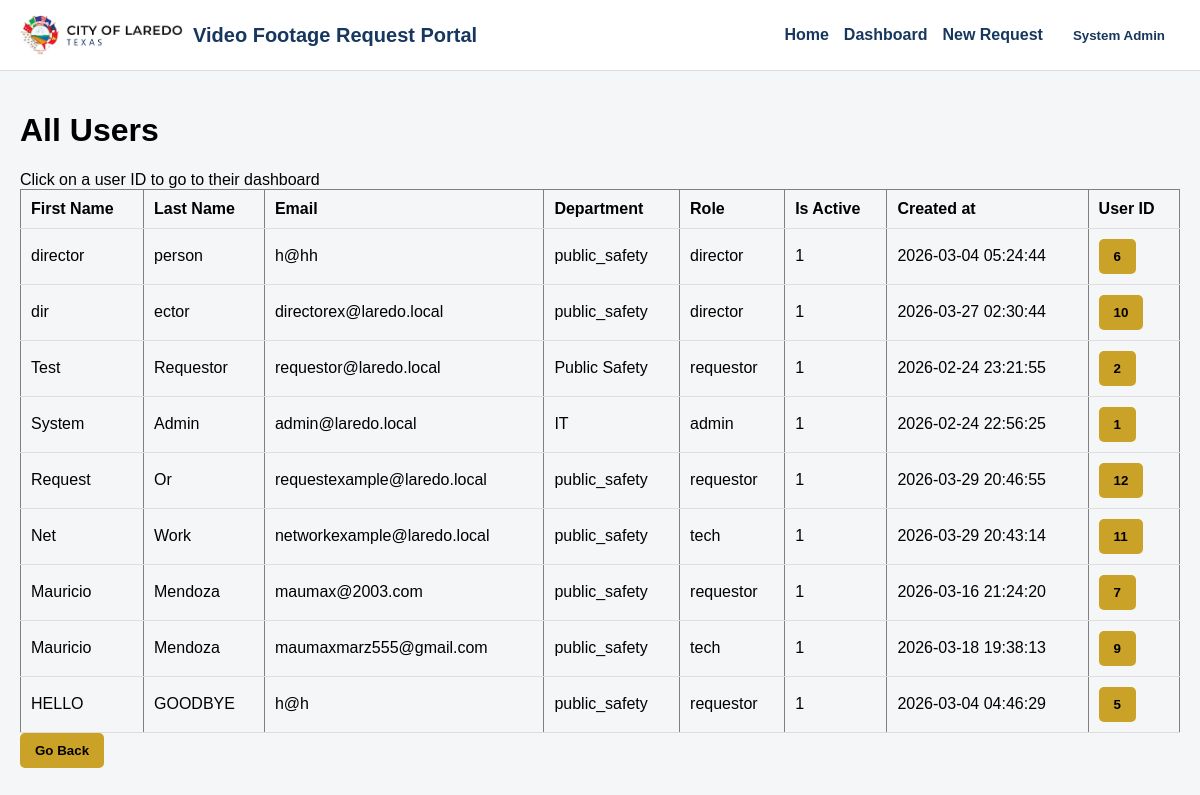
Before: /admin/all_users (signed in) with the older database file.
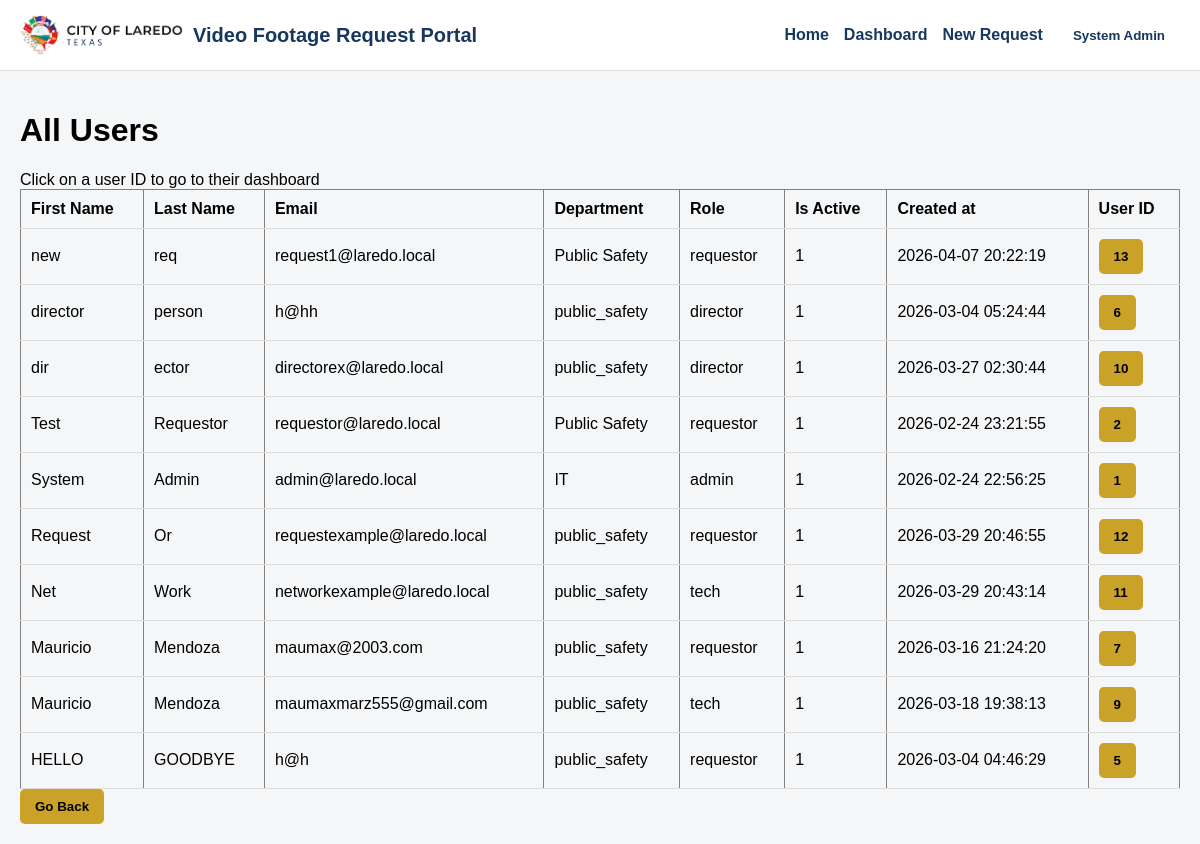
After: the same page with the newer database file.
### tables this page shows
CREATE TABLE users (
  id INTEGER PRIMARY KEY AUTOINCREMENT,
  first_name TEXT NOT NULL,
  last_name  TEXT NOT NULL,
  email      TEXT NOT NULL UNIQUE,
  password_hash TEXT NOT NULL,
  role TEXT NOT NULL CHECK (role IN ('requestor','director','tech','admin')),
  department TEXT,
  is_active INTEGER NOT NULL DEFAULT 1,
  created_at TEXT NOT NULL DEFAULT (datetime('now')),
  updated_at TEXT NOT NULL DEFAULT (datetime('now'))
, employee_id TEXT, division TEXT, job_title TEXT);

### app.py (the view)
    @app.route("/admin/all_users")
    @login_required
    @role_required("admin")
    def all_users():
        db = get_db()
        rows = db.execute(
            """
            SELECT first_name, last_name, email, department, role, is_active, created_at, id
            FROM users
            ORDER BY first_name DESC
            """
        ).fetchall()
        return render_template("all_users.html", users=rows)

### auth.py (called while the page is built)
def login_required(view):
    @wraps(view)
    def wrapped(*args, **kwargs):
        if session.get("user_id") is None:
            return redirect(url_for("login"))
        return view(*args, **kwargs)
    return wrapped

def role_required(*roles):
    def decorator(view):
        @wraps(view)
        def wrapped(*args, **kwargs):
            if session.get("user_id") is None:
                return redirect(url_for("login"))
            if session.get("role") not in roles:
                flash("You do not have permission to access that page.", "error")
                log_action("ACCESS_DENIED")
                return redirect(url_for("dashboard"))
            return view(*args, **kwargs)
        return wrapped
    return decorator

### db.py (called while the page is built)
def get_db():
    if "db" not in g:
        g.db = sqlite3.connect(current_app.config["DATABASE"])
        g.db.row_factory = sqlite3.Row
        g.db.execute("PRAGMA foreign_keys = ON;")
    return g.db

### templates/all_users.html (shortened to what this page needs)
{%extends "base.html"%}
{%block content%}
    <h1>All Users</h1>
    <div>
        <a>Click on a user ID to go to their dashboard</a>
    </div>
    {%if users%}
        <table border="1" cellpadding="6">
            <tr>
                <th>First Name</th>
                <th>Last Name</th>
                <th>Email</th>
                <th>Department</th>
                <th>Role</th>
                <th>Is Active</th>
                <th>Created at</th>
                <th>User ID</th>
            </tr>
            {% for r in users %}
                {% if r["role"] == requestor %}
                    {% set goto_link='requestor_dashboard' %}
                {% else %}
                    {% set goto_link = 'tech_dashboard' %}
                {% endif %}
                <tr>
                    <td>{{r["first_name"]}}</td>
                    <td>{{r["last_name"]}}</td>
                    <td>{{r["email"]}}</td>
                    <td>{{r["department"]}}</td>
                    <td>{{r["role"]}}</td>
                    <td>{{r["is_active"]}}</td>
                    <td>{{r["created_at"]}}</td>
                    <td>
                        <a href="{{url_for(goto_link)}}">
                            <button type="button">{{r["id"]}}</button>
                        </a>
                    </td>
                </tr>
            {% endfor %}
        </table>
    {%else%}
        <p>No active users</p>
    {%endif%}
    <a href="{{url_for('admin_dashboard')}}">
        <button type="button">Go Back</button>
    </a>
{%endblock%}

### templates/base.html (shortened to what this page needs)
<!DOCTYPE html>
<html lang="en">
<head>
</head>
<body>
    <div class="header">
        <div class="brand">
            <img src="{{ url_for('static', filename='laredo_logo.png') }}" alt="City of Laredo" style="height:40px;">
            <span>Video Footage Request Portal</span>
        </div>
        {% if current_user %}
<div class="nav">
    <a href="/">Home</a>
    <a href="{{ url_for('requestor_dashboard') }}">Dashboard</a>
    <a href="{{ url_for('new_request') }}">New Request</a>
    <div class="user-menu" id="userMenu">
        <button type="button" class="user-toggle" onclick="toggleUserMenu()">
            {{ current_user["first_name"] }} {{ current_user["last_name"] }}
        </button>
    </div>
</div>
{% endif %}
    </div>
    <div class="{% block container_class %}container{% endblock %}">
        {% block content %}{% endblock %}
    </div>
</body>
</html>

### templates/base.html (style rules this page uses)
body { margin: 0; font-family: Arial, sans-serif; background: #f4f6f8; }
.header { background: white; padding: 15px 20px; display: flex; justify-content: space-between; align-items: center; border-bottom: 1px solid #ddd; }
.brand { font-weight: bold; color: #17375e; font-size: 20px; display: flex; align-items: center; gap: 10px; }
.nav { display: flex; align-items: center; gap: 15px; }
.nav a { text-decoration: none; color: #17375e; font-weight: bold; }
.container { padding: 20px; }
button { background: #c9a227; border: none; padding: 10px 15px; font-weight: bold; cursor: pointer; border-radius: 5px; }
table { width: 100%; border-collapse: collapse; }
th, td { padding: 10px; border-bottom: 1px solid #ddd; text-align: left; }
.user-menu { position: relative; display: inline-block; }
.user-toggle { display: flex; align-items: center; gap: 8px; background: none; border: none; cursor: pointer; font-weight: bold; color: #17375e; }

Changed rows visible on the page:
added users: first_name "new", last_name "req", email "request1@laredo.local", department "Public Safety", role "requestor", is_active "1", created_at "2026-04-07 20:22:19", id "13"
